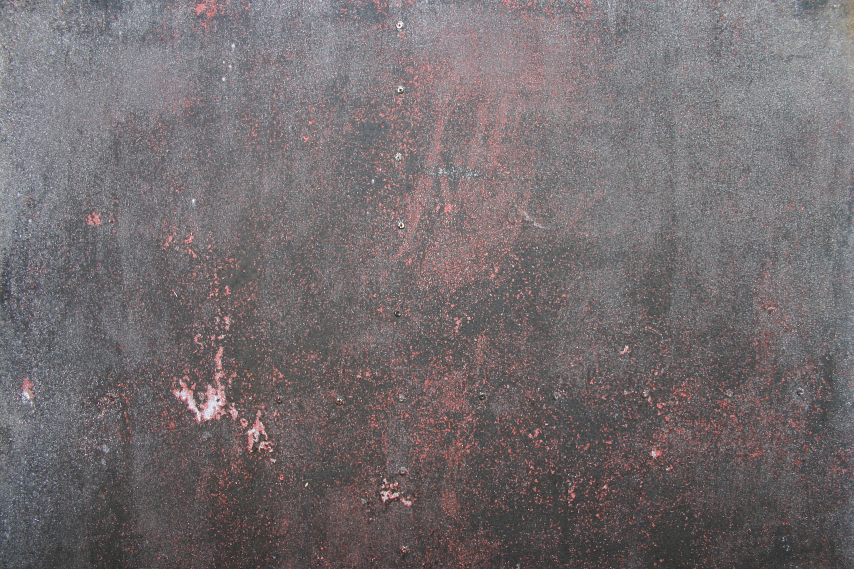
//> input picture rust1.jpg, 2560 x 1707 px (shown at 1/3 size)
$ ./test1   (built with g++ and OpenCV 4)
//> lines starting //> are read from the running program, lines starting //| are printed output that depends on the picture; after the words box and inside, x2 and y2 are one past the last pixel; in counts of white or black regions, pixels touching at a corner belong together
#include<iostream>
#include<opencv2/highgui/highgui.hpp>
#include<opencv2/imgproc/imgproc.hpp>

using namespace std;
using namespace cv;

int main()
{
    Mat image = imread("rust1.jpg", CV_LOAD_IMAGE_GRAYSCALE);
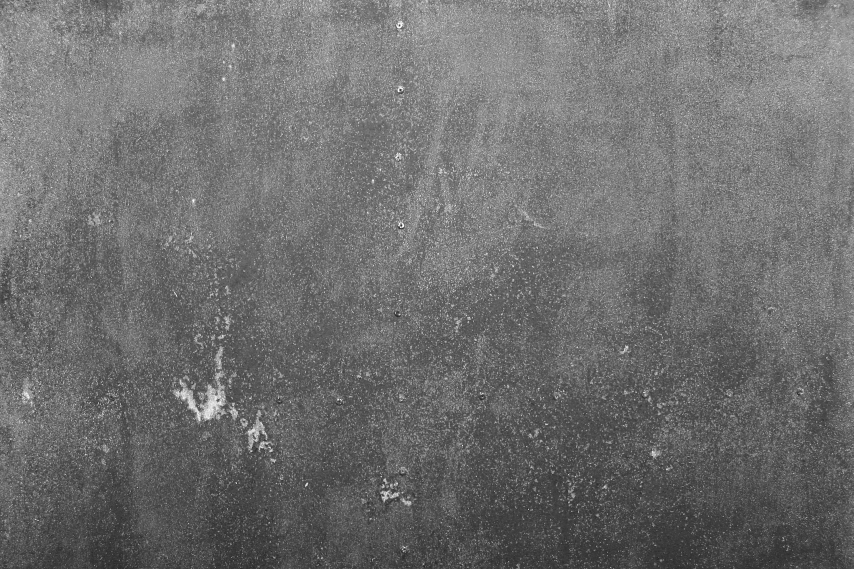
//> image: 1707 rows x 2560 cols, CV_8UC1 (shown at 1/3 size); min 0, max 255, mean 111

    // allcoate memory for no of pixels for each intensity value
    int histogram[256];

    // initialize all intensity values to 0
    for(int i = 0; i < 255; i++)
    {
        histogram[i] = 0;
    }

    // calculate the no of pixels for each intensity values
    for(int y = 0; y < image.rows; y++)
        for(int x = 0; x < image.cols; x++)
            histogram[(int)image.at<uchar>(y,x)]++;
//> after the loop, histogram = 256 values, max 52580 at index 109, min 1 at index 5, mean 17070

    for(int i = 0; i < 256; i++)
        cout<<histogram[i]<<" ";
//> this loop made 256 passes
//| 13 3 9 4 4 1 4 3
//> (output is shown up to pass 8 of 256)

    // draw the histograms
    int hist_w = 512; int hist_h = 400;
    int bin_w = cvRound((double) hist_w/256);

    Mat histImage(hist_h, hist_w, CV_8UC1, Scalar(255, 255, 255));

    // find the maximum intensity element from histogram
    int max = histogram[0];
//> max = 13
    for(int i = 1; i < 256; i++){
        if(max < histogram[i]){
            max = histogram[i];
        }
    }
//> this loop made 255 passes
//> max on passes 23, 27, 29, 30, 31, 32, 33, 34, 35, 36, 37, 38: 15, 18, 23, 25, 27, 44, 53, 63, 76, 113, 117, 136
//> after the loop, max = 52580

    // normalize the histogram between 0 and histImage.rows

    for(int i = 0; i < 255; i++){
        histogram[i] = ((double)histogram[i]/max)*histImage.rows;
    }
//> after the loop, histogram = 256 values, max 400 at index 109, min 0 at index 0, mean 130.3


    // draw the intensity line for histogram
    for(int i = 0; i < 255; i++)
    {
        line(histImage, Point(bin_w*(i), hist_h),
                              Point(bin_w*(i), hist_h - histogram[i]),
             Scalar(0,0,0), 1, 8, 0);
    }
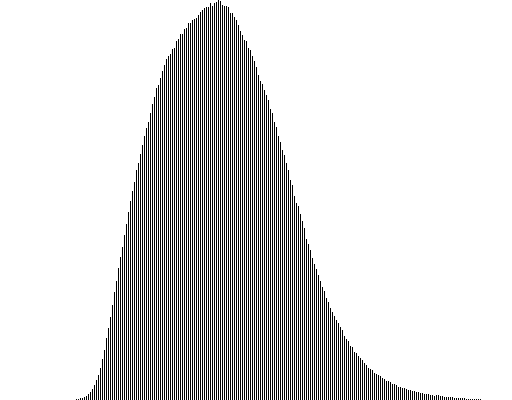
//> histImage: 400 rows x 512 cols, CV_8UC1; 83.8% white; black in thin lines or dots, all inside (x1, y1, x2, y2) = (76, 0, 481, 400)

    // display histogram
    namedWindow("Intensity Histogram", CV_WINDOW_AUTOSIZE);
    imshow("Intensity Histogram", histImage);

    namedWindow("Image", CV_WINDOW_AUTOSIZE);
    imshow("Image", image);
    waitKey();
    return 0;
}

$ run again, with rust0.jpg copied over rust1.jpg
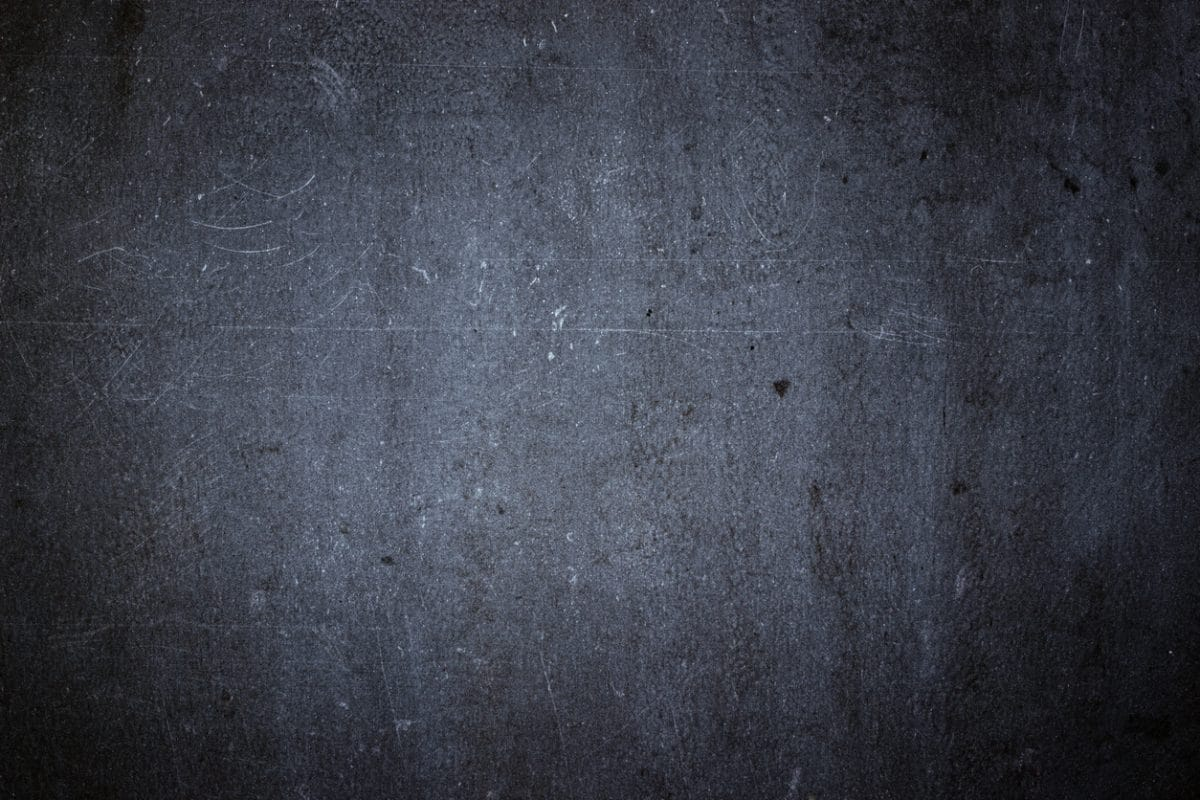
//> input picture rust0.jpg, 1200 x 800 px
//> after the loop `for(int y = 0; y < image.rows; y++)`: histogram = 256 values, max 12799 at index 48, min 0 at index 192, mean 3750
//> the loop `for(int i = 0; i < 256; i++)` made 256 passes
//| 30 27 76 112 220
//> (output is shown up to pass 5 of 256)
//> `int max = histogram[0];`: max = 30
//> the loop `for(int i = 1; i < 256; i++)` made 255 passes
//> max on passes 2 to 9: 76, 112, 220, 392, 538, 765, 1065, 1379
//> after the loop `for(int i = 1; i < 256; i++)`: max = 12799
//> after the loop `for(int i = 0; i < 255; i++)`: histogram = 256 values, max 400 at index 48, min 0 at index 0, mean 116.8
//> after the loop `for(int i = 0; i < 255; i++)`:
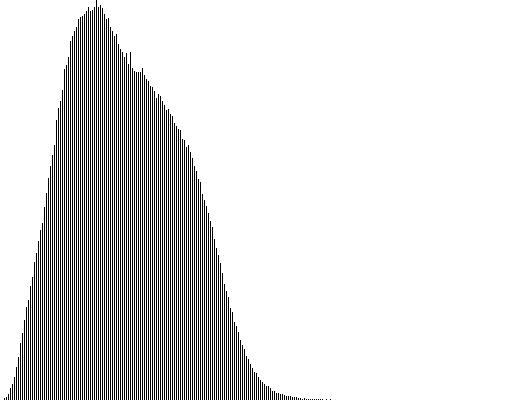
//> histImage: 400 rows x 512 cols, CV_8UC1; 85.4% white; black in thin lines or dots, all inside (x1, y1, x2, y2) = (4, 0, 331, 400)

$ run again, with rust2.jpg copied over rust1.jpg
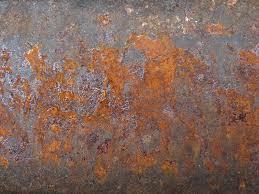
//> input picture rust2.jpg, 259 x 194 px
//> `Mat image = imread("rust1.jpg", CV_LOAD_IMAGE_GRAYSCALE);`:
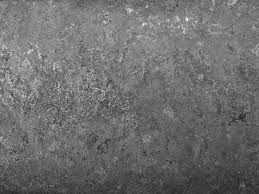
//> image: 194 rows x 259 cols, CV_8UC1; min 31, max 250, mean 109.9
//> after the loop `for(int y = 0; y < image.rows; y++)`: histogram = 256 values, max 832 at index 116, min 0 at index 0, mean 196.3
//> the loop `for(int i = 0; i < 256; i++)` made 256 passes
//| 0 0 0 0 0
//> (output is shown up to pass 5 of 256)
//> `int max = histogram[0];`: max = 0
//> the loop `for(int i = 1; i < 256; i++)` made 255 passes
//> max on passes 31, 33, 38, 42, 44, 46, 48, 49: 1, 2, 5, 9, 16, 18, 32, 44
//> after the loop `for(int i = 1; i < 256; i++)`: max = 832
//> after the loop `for(int i = 0; i < 255; i++)`: histogram = 256 values, max 400 at index 116, min 0 at index 0, mean 93.97
//> after the loop `for(int i = 0; i < 255; i++)`:
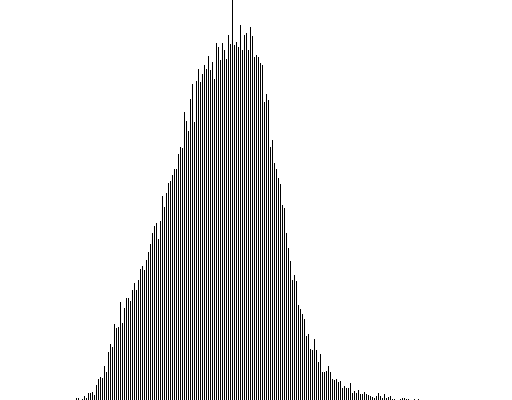
//> histImage: 400 rows x 512 cols, CV_8UC1; 88.3% white; black in thin lines or dots, all inside (x1, y1, x2, y2) = (76, 0, 419, 400)
